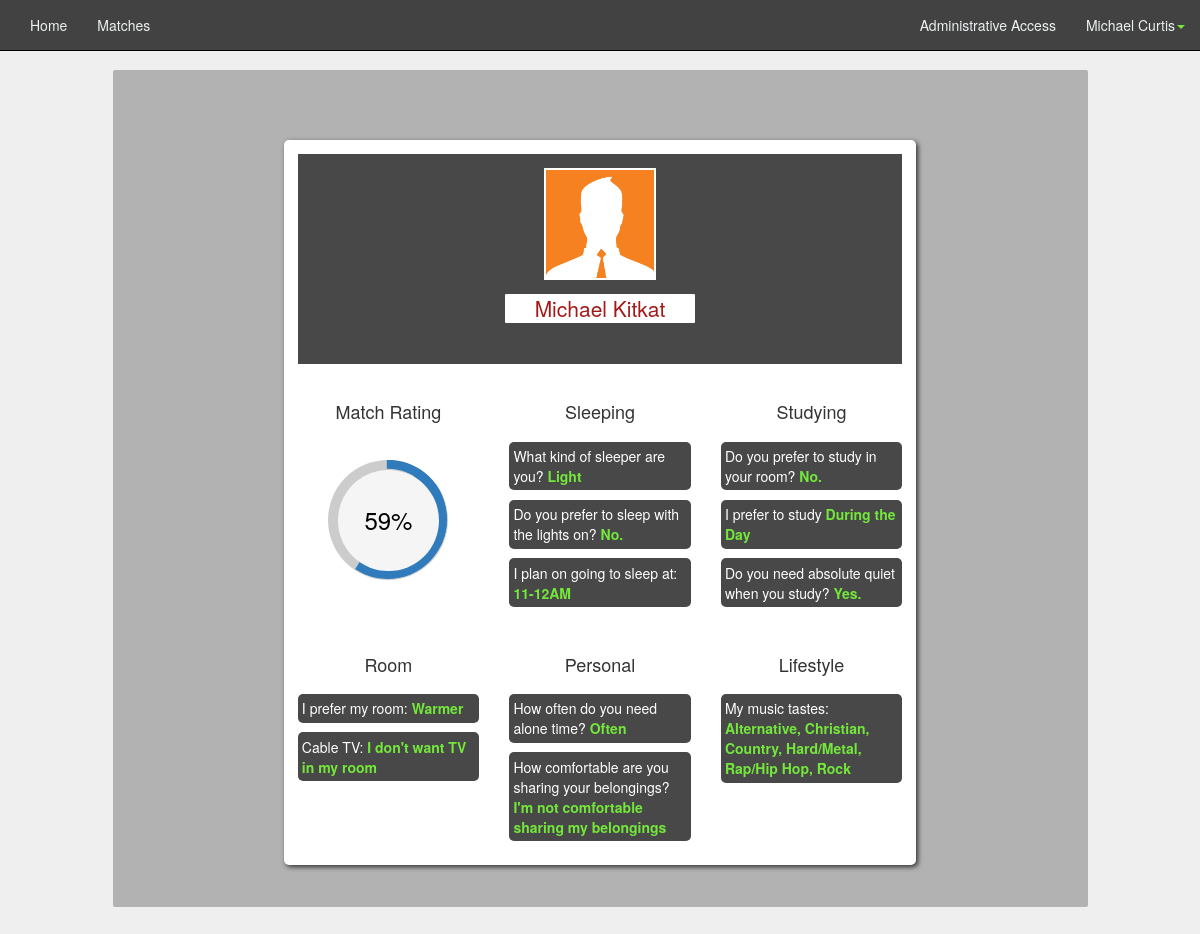
Page /profile.php?id=9 (signed in) on the committed database.
### tables this page shows
CREATE TABLE `user` (
`id` int(11) NOT NULL,
  `picture` varchar(50) NOT NULL,
  `password` varchar(64) NOT NULL,
  `first_name` varchar(20) NOT NULL,
  `last_name` varchar(30) NOT NULL,
  `account_type` varchar(20) NOT NULL,
  `email` varchar(50) NOT NULL,
  `facebook` varchar(50) NOT NULL DEFAULT 'https://www.facebook.com/yourusername',
  `public` tinyint(4) NOT NULL DEFAULT '1'
);

CREATE TABLE `tabs` (
`id` int(11) NOT NULL,
  `name` varchar(30) NOT NULL
);

CREATE TABLE `options` (
`id` int(11) NOT NULL,
  `name` varchar(50) NOT NULL,
  `question_id` int(11) NOT NULL,
  `value_index` int(11) NOT NULL
);

CREATE TABLE `questions` (
`id` int(11) NOT NULL,
  `question` varchar(500) NOT NULL,
  `tab_id` int(11) NOT NULL,
  `type_id` int(11) NOT NULL
);

CREATE TABLE `answers` (
`id` int(11) NOT NULL,
  `user_id` int(11) NOT NULL,
  `question_id` int(11) NOT NULL,
  `value` int(11) NOT NULL,
  `preference_rating` int(11) DEFAULT NULL COMMENT 'numbers 1-5'
);

### classes/PageChecker.php (called while the page is built, shortened)
<?php
	class PageChecker
	{
		public function isPage($page = null)
		{
			return false;
		}
	}
?>

### classes/DB.php (called while the page is built, shortened)
<?php
class DB
{
	private static $_instance = null;
	private $_pdo,
	 		$_query,
	 		$_error = false,
	  		$_results,
	  		$_count = 0;
	private function __construct()
	{
		try
		{
			$this->_pdo = new PDO('mysql:host=' . Config::get('mysql/host') . ';dbname='. Config::get('mysql/db'), Config::get('mysql/username'), Config::get('mysql/password'));
		}
		catch(PDOException $e)
		{
			die($e->getMessage());
		}
	}
	public static function getInstance()
	{
		if(!isset(self::$_instance))
		{
			self::$_instance = new DB();
		}
		return self::$_instance;
	}
	public function query($sql, $params = array())
	{
		$this->_error = false;
		if($this->_query = $this->_pdo->prepare($sql))
		{
			$x = 1;
			if(count($params))
			{
				foreach($params as $param)
				{
					$this->_query->bindValue($x,$param);
					$x++;
				}
			}
			if($this->_query->execute())
			{
				$this->_results = $this->_query->fetchAll(PDO::FETCH_OBJ);
				$this->_count = $this->_query->rowCount();
			}
			else
			{
				$this->_error = true;
			}
		}
		return $this;
	}
	public function action($action, $table, $where = array())
	{
		if(count($where) === 3)
		{
			$operators = array('=','>','<','>=','<=');
			$field = $where[0];
			$operator = $where[1];
			$value = $where[2];
			if(in_array($operator, $operators))
			{
				$sql = "{$action} FROM {$table} WHERE {$field} {$operator} ?";
				if(!$this->query($sql, array($value))->error())
				{
					return $this;
				}
			}
		}
		return false;
	}
	public function get($table, $where)
	{
		return $this->action('SELECT *', $table, $where);
	}
	public function results()
	{
		return $this->_results;
	}
	public function error()
	{
		return $this->_error;
	}
	public function count()
	{
		return $this->_count;
	}
	public function first()
	{
		return $this->results()[0];
	}
}
?>

### classes/Config.php (called while the page is built)
<?php
class Config
{
	public static function get($path = null)
	{
		if($path)
		{
			$config = $GLOBALS['config'];
			$path = explode('/', $path);
			foreach($path as $bit)
			{
				if(isset($config[$bit]))
				{
					$config = $config[$bit];
				}
			}
			return $config;
		}
	}
}
?>

### classes/User.php (called while the page is built, shortened)
<?php
class User
{
	private $_db, $_data, $_sessionName, $_isLoggedIn, $_cookieName;
	public function __construct($user = null)
	{
		$this->_db = DB::getInstance();
		$this->_sessionName = Config::get('session/session_name');
		if(!$user)
		{
			if(Session::exists($this->_sessionName))
			{
				$user = Session::get($this->_sessionName);
				if($this->find($user))
				{
					$this->id = $this->data()->id;
					$this->first_name = $this->data()->first_name;
					$this->last_name = $this->data()->last_name;
					$this->account_type = $this->data()->account_type;
				}
			}
		}
		else
		{
			$this->find($user);
		}
	}
	public function find($user = null)
	{
		if($user)
		{
			$field = (is_numeric($user)) ? 'id': 'username';
			$data = $this->_db->get('user', array($field, '=', $user));
			if($data->count())
			{
				$this->_data = $data->first();
				$this->id = $this->data()->id;
				$this->first_name = $this->data()->first_name;
				$this->last_name = $this->data()->last_name;
				return true;
			}
		}
	}
	public function exists()
	{
		return (!empty($this->_data)) ? true : false;
	}
	public function data()
	{
		return $this->_data;
	}
}
?>

### classes/Session.php (called while the page is built, shortened)
<?php
class Session
{
	public static function exists($name)
	{
		return (isset($_SESSION[$name])) ? true : false;
	}
	public static function get($name)
	{
		return $_SESSION[$name];
	}
}
?>

### functions/sanitize.php (called while the page is built, shortened)
<?php
function escapeName($string)
{
	return htmlentities($string, ENT_COMPAT, 'UTF-8');
}
?>

### functions/matching_algorithm.php (called while the page is built, shortened)
<?php
function getMatchScore($user_1, $user_2)
{
	$db = DB::getInstance();
	$user1 = new User($user_1);
	$user2 = new User($user_2);
	$questions = $db->query("SELECT * FROM questions");
	$questions = $questions->results();
	$matches = 0;
	$totalQuestions = count($questions);
	foreach ($questions as  $question)
	{
		if($question->type_id != 4)
		{
			$answers1 = $db->query("SELECT * FROM answers WHERE user_id = ? AND question_id = ?", array($user_1, $question->id));
			$answers1 = $answers1->first();
			$answers2 = $db->query("SELECT * FROM answers WHERE user_id = ? AND question_id = ?", array($user_2, $question->id));
			$answers2 = $answers2->first();
			$preference_rating_max = 5;
			if($question->type_id == 2)
			{
				if($answers1->value === $answers2->value)
				{
					if($answers1->preference_rating)
					{
						$matches += ($answers1->preference_rating/$preference_rating_max);
					}
					else
					{
						$matches++;
					}
				}
			}
			else
			{
				if($answers1->value === $answers2->value)
				{
					$matches++;
				}
			}
		}
		else
		{
			$answers1 = $db->query("SELECT * FROM answers WHERE user_id = ? AND question_id = ?", array($user_1, $question->id));
			$answers1 = $answers1->results();
			$answers2 = $db->query("SELECT * FROM answers WHERE user_id = ? AND question_id = ?", array($user_2, $question->id));
			$answers2 = $answers2->results();
			foreach($answers1 as $answer1)
			{
				$same = false;
				foreach($answers2 as $answer2)
				{
					if($answer1->value == $answer2->value) $same = true;
				}
				if($same) $matches+=.25;
				else $matches -=.25;
			}
		}
	}
	$percentage = ($matches / $totalQuestions) * 100;
	return $percentage;
}
?>

### functions/get_profile.php (the view, shortened to what this page needs)
<?php
require_once 'functions/matching_algorithm.php';
function getAnswersForProfile($profile_id)
{
	$db = DB::getInstance();
	$tabs = $db->query("SELECT * FROM tabs");
	$tabs = $tabs->results();
	$currentUsersProfile = false;
  	$userForProfile = new User($profile_id);
	$currentUser = new User();
	echo '<div class="row spacing2">
		<div class="col-md-8 largeRankingWidget center-block">
			<div class="topBannerForWidget">
				<div class="row">
				<div class="col-md-10 center-block">
				<div class="row paddingTop1">
					<div class="profilePic col-md-3 center-block"></div>
				</div>
				<div class="row spacing1">
					<div class="col-md-5 col-sm-4 center-block profileName">
						<p class="text-center lead"><a class="profileLink" href="profile.php?id='.$profile_id.'">'.escapeName($userForProfile->first_name).' '.escapeName($userForProfile->last_name).'</a></p>
					</div>
				</div>';
			echo'<div id="facebookLinkArea" class="row">
					<div id="fb_edit_area_container" class="center-block col-md-4 text-center lead">';
			echo 	'</div>
				</div>';
		echo'	</div>
		</div>
			</div>';
			$counter = 1;
			echo '<div class="row spacing2">';
			if(!$currentUsersProfile)
			{
				$matchScore = intval(getMatchScore($currentUser->id, $userForProfile->id));
				echo '<div class="col-md-4">
					<div class="row">
						<div class="col-md-12">
							<h4 class="text-center">Match Rating</h4>
						</div>
					</div>
					<div class="row">
						<div class="col-md-12 paddingTop2">
							<div class="c100 p'.$matchScore.' large center"><span>'.$matchScore.'%</span><div class="slice"><div class="bar"></div><div class="fill"></div></div></div>
						</div>
					</div>
				</div>';
			}
			$firstsection = true;
	foreach ($tabs as $tab) {
		if($firstsection != true)
			{
			if($counter >= 3){
				$counter = 0;
				echo '</div>
				<div class="row spacing2">';
			}
			echo '<div class="col-md-4">
				<div class="row">
					<div class="col-md-12">
						<h4 class="text-center">'.ucfirst(escapeName($tab->name)).'</h4>
					</div>
				</div>
				<div class="row">
					<div class="col-md-12">
						<ul class="noPadding">';
			$questions = $db->query("SELECT * FROM questions WHERE tab_id = ?", array($tab->id));
			$questions = $questions->results();
	    foreach($questions as $question)
	    {
				      $answers = $db->query("SELECT * FROM answers WHERE question_id = ? AND user_id = ".$profile_id."", array($question->id));
				      $answers = $answers->results();
					if($question->type_id != 1 && $question->type_id != 2)
					{
						$checkboxes = false;
						$first_item = true;
						if($question->type_id == 4) {$checkboxes = true;}
			      foreach($answers as $answer){
			        $answer_strings =  $db->query("SELECT * FROM options WHERE question_id = ? AND value_index = ".escapeName($answer->value)."", array($question->id));
			        $answer_strings = $answer_strings->results();
			        foreach($answer_strings as $answer_string)
			        {
								if($checkboxes == false) echo '<li>'. escapeName($question->question).' <strong>'.escapeName($answer_string->name).'</strong></li>';
								if($checkboxes == true && $first_item == false){
									echo ', '.escapeName($answer_string->name).'';
								}
								if($checkboxes == true && $first_item == true){
									echo '<li>'. escapeName($question->question).' <strong> '.escapeName($answer_string->name).'';
									$first_item = false;
								}
			        }
			      }
						if($checkboxes == true) {echo '</strong></li>';}
					} else
					{
						foreach($answers as $answer){
							$yesno = $answer->value;
							if($yesno == 0)
							{
								echo '<li>'. escapeName($question->question).' <strong>No.</strong></li>';
							} else{
								echo '<li>'. escapeName($question->question).' <strong>Yes.</strong></li>';
							}
						}
					}
	    }
			echo '</ul>
					</div>
						</div>
					</div>';
			$counter++;
		} else $firstsection = false;
  }
	echo '</div>';
	echo'</ul></div>
</div>';
}
?>

### navbar.php (shortened to what this page needs)
<?php $pageChecker = new PageChecker(); $user = new User(); ?>
<nav class="navbar navbar-default navbar-fixed-top">
  <div class="container-fluid">
    <div class="collapse navbar-collapse" id="bs-example-navbar-collapse-1">
      <ul class="nav navbar-nav">
        <li <?php echo ($pageChecker->isPage("index.php")) ? "class='active'" : ''; ?>><a href="index.php">Home</a></li>
        <li <?php echo ($pageChecker->isPage("matches.php")) ? "class='active'" : ''; ?>><a href="matches.php">Matches</a></li>
      </ul>
      <ul class="nav navbar-nav navbar-right">
        <?php
          if($user->account_type=="admin")
          {
        ?>
        <li <?php echo ($pageChecker->isPage("administrator.php")) ? "class='active'" : ''; ?>><a href="administrator.php">Administrative Access</a></li><?php } ?>
        <li class="dropdown">
          <a href="#" class="dropdown-toggle" data-toggle="dropdown" role="button" aria-expanded="false"><?php echo $user->first_name . " " . $user->last_name; ?><span class="caret neon"></span></a>
        </li>
      </ul>
    </div>
  </div>
</nav>

### css/mainLayout.css (style rules this page uses)
body { background-color: #EFEFEF; }
html, body { padding-bottom: 4em; }
.spacing2 { margin-top: 2em; }
.spacing1 { margin-top: 1em; }
.center-block { float:none; }
.neon { color: #73E83B; }
.center { margin-left: auto; margin-right: auto; }
.noPadding { padding:0; }
.paddingTop1 { padding-top: 1em; }
.paddingTop2 { padding-top: 2em; }

### css/navbar.css (style rules this page uses)
.navbar-default { background-color: #424242; border-color: #000000; }
.navbar-default .navbar-nav > li > a { color: #ecf0f1; }
.navbar-default .navbar-collapse, .navbar-default .navbar-form { border-color: #ecf0f1; }

### css/circle.css (style rules this page uses)
.c100 { position: relative; font-size: 120px; width: 1em; height: 1em; -webkit-border-radius: 50%; -moz-border-radius: 50%; -ms-border-radius: 50%; -o-border-radius: 50%; border-radius: 50%; float: left; margin: 0 0.1em 0.1em 0; background-color: #cccccc; }
.c100 *, .c100 *:before, .c100 *:after { -webkit-box-sizing: content-box; -moz-box-sizing: content-box; box-sizing: content-box; }
.c100.center { float: none; margin: 0 auto; }
.c100 > span { position: absolute; width: 100%; z-index: 1; left: 0; top: 0; width: 5em; line-height: 5em; font-size: 0.2em; color: #cccccc; display: block; text-align: center; white-space: nowrap; -webkit-transition-property: all; -moz-transition-property: all; -o-transition-property: all; transition-property: all; -webkit-transition-duration: 0.2s; -moz-transition-duration: 0.2s; -o-transition-duration: 0.2s; transition-duration: 0.2s; -webkit-transition-timing-function: ease-out; -moz-transition-timing-function: ease-out; -o-transition-timing-function: ease-out; transition-timing-function: ease-out; }
.c100:after { position: absolute; top: 0.08em; left: 0.08em; display: block; content: " "; -webkit-border-radius: 50%; -moz-border-radius: 50%; -ms-border-radius: 50%; -o-border-radius: 50%; border-radius: 50%; background-color: whitesmoke; width: 0.84em; height: 0.84em; -webkit-transition-property: all; -moz-transition-property: all; -o-transition-property: all; transition-property: all; -webkit-transition-duration: 0.2s; -moz-transition-duration: 0.2s; -o-transition-duration: 0.2s; transition-duration: 0.2s; -webkit-transition-timing-function: ease-in; -moz-transition-timing-function: ease-in; -o-transition-timing-function: ease-in; transition-timing-function: ease-in; }
.c100 > span { color: black; }

### css/profile.css (style rules this page uses)
.largeRankingWidget { background-color: white; border-radius: 5px; padding:1em; box-shadow: 2px 2px 5px; }
.largeRankingWidget li { list-style-type: none; background-color: #484848; margin: .7em 0; color:white; padding: .3em; border-radius: 5px; }
.largeRankingWidget strong { color: #73E83B; }
.profilePic { height: 3em; width: 3em; background-image: url("../images/default.jpg"); background-size:cover; background-position: 2px; border: 2px solid black; }
.topBannerForWidget { background-color: #484848; }
.profileName > p { background-color: white; border-radius: 1px; padding: 0 .5em; }
.profileName > p > a { color: #A31919; }

### css/matches.css (style rules this page uses)
.largeRankingWidget { background-color: white; border-radius: 5px; padding:1em; box-shadow: 2px 2px 5px; }
.largeRankingWidget li { list-style-type: none; background-color: #484848; margin: .7em 0; color:white; padding: .3em; border-radius: 5px; }
.largeRankingWidget strong { color: #73E83B; }
.profilePic { height: 8em; width: 8em; background-image: url("../images/default.jpg"); background-size:cover; background-position: -30px 0px; border: 2px solid white; }
.topBannerForWidget { background-color: #484848; }
.profileName > p { background-color: white; border-radius: 1px; padding: 0 .5em; }
.profileName > p > a { color: #A31919; }

### rows in the picture
user: first_name "Michael", last_name "Curtis"
user: first_name "Michael", last_name "Kitkat"
tabs: name "Sleeping"
options: question.question "What kind of sleeper are you?", name "Light"
answers: question.question "Do you prefer to sleep with the lights on?"
options: question.question "I plan on going to sleep at:", name "11-12AM"
tabs: name "Studying"
answers: question.question "Do you prefer to study in your room?"
options: question.question "I prefer to study", name "During the Day"
answers: question.question "Do you need absolute quiet when you study?"
tabs: name "Room"
options: question.question "I prefer my room:", name "Warmer"
options: question.question "Cable TV:", name "I don't want TV in my room"
tabs: name "Personal"
options: question.question "How often do you need alone time?", name "Often"
options: question.question "How comfortable are you sharing your belongings?", name "I'm not comfortable sharing my belongings"
tabs: name "Lifestyle"
options: question.question "My music tastes:", name "Alternative"
options: name "Christian"
options: name "Country"
options: name "Hard/Metal"
options: name "Rap/Hip Hop"
options: name "Rock"

### other values in the picture
$matchScore "59"
